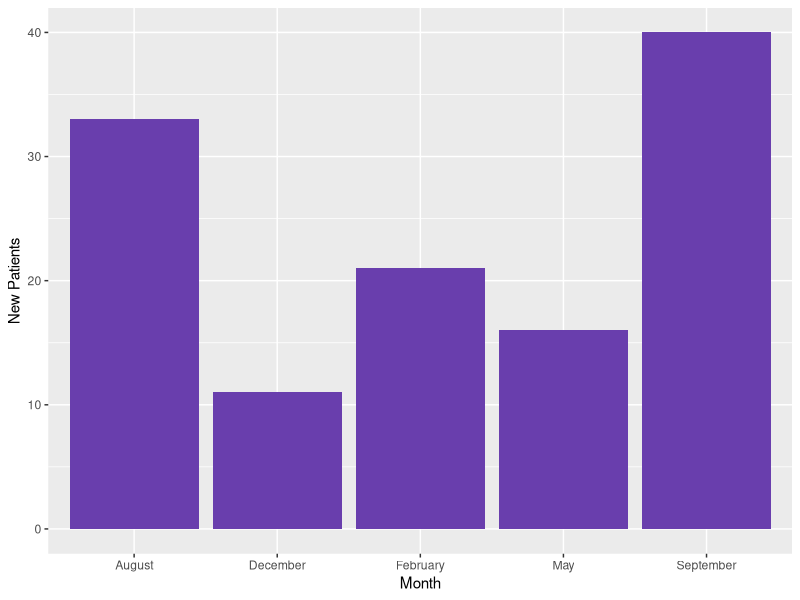
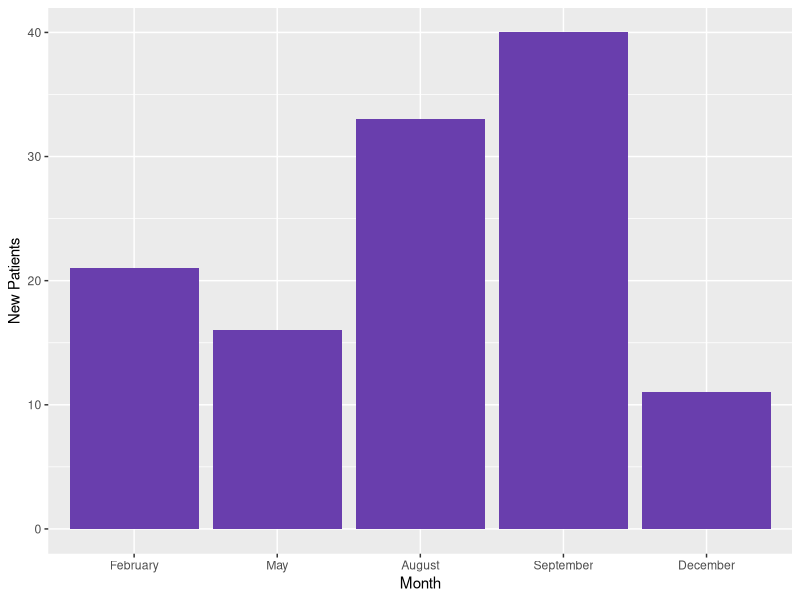
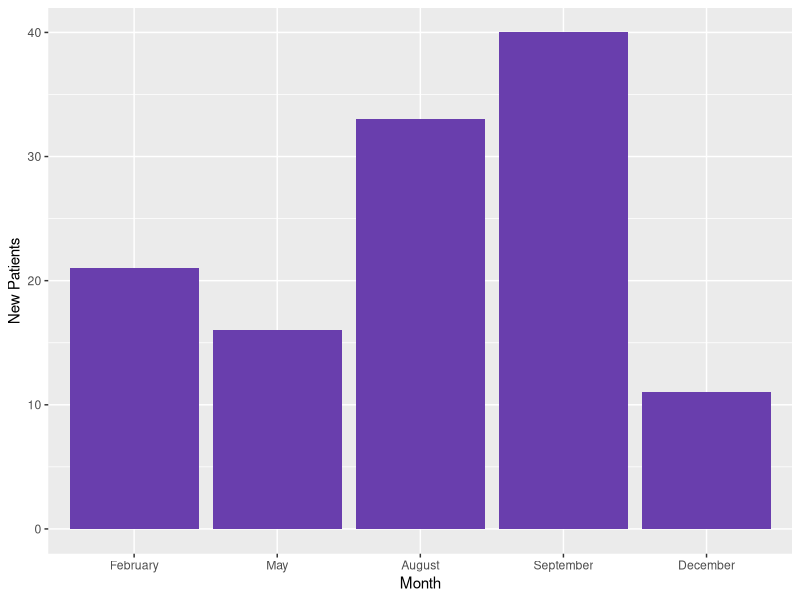
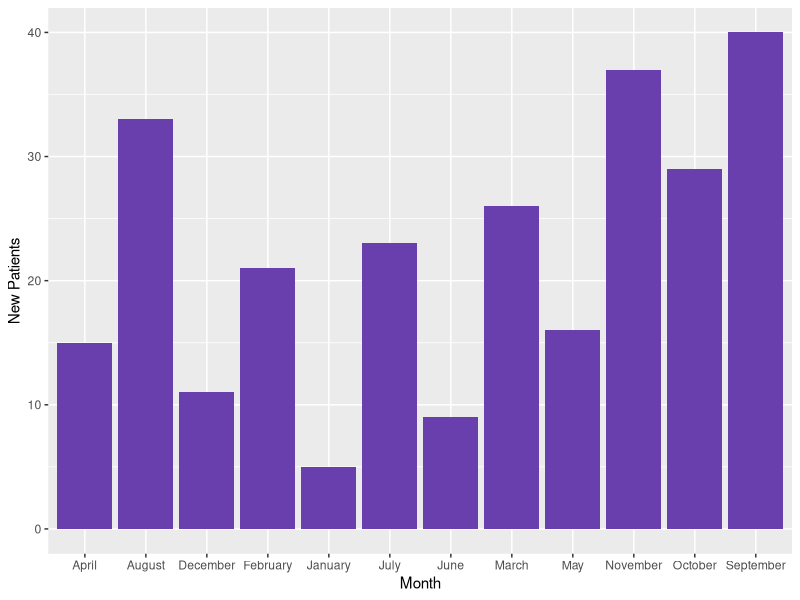
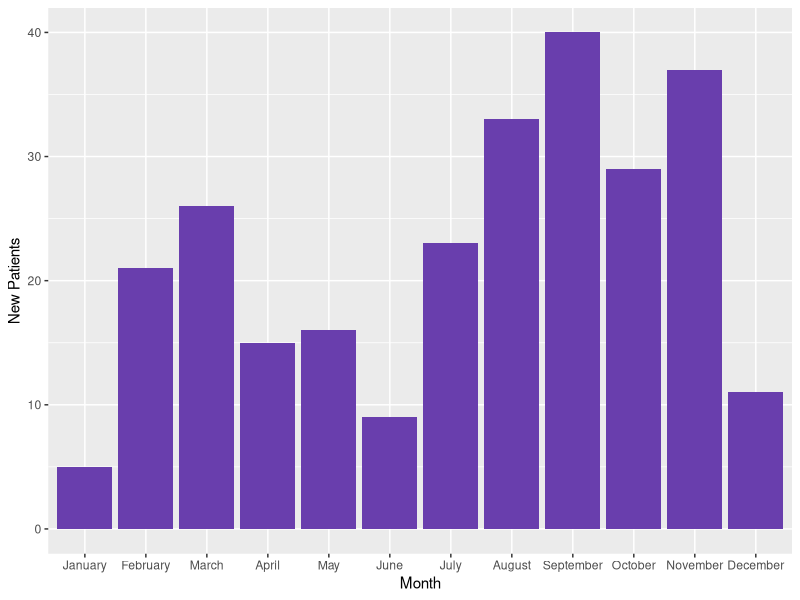
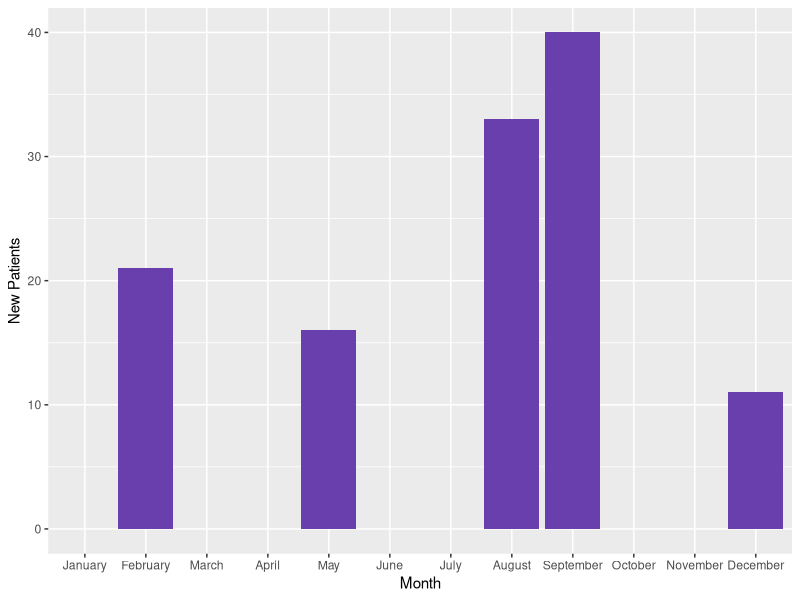

Source code (R) for these figures, in order:
#== Ordering Months: R Walkthrough ==#

# Loading in the appropriate libraries====
library(readr)
library(dplyr)
library(tidyr)
library(ggplot2)

# Loading the data into the environment====
Patients <- read_csv("data/Patients.csv")

#Let's look at the data set===
Patients

#We see that we have months here and a count for each of them. We decide we just want to make a simple bar chart of these counts.#

# Making a ggplot with the data "as-is"====
Patientgraph <- ggplot(Patients, aes(x = Month, y = `New Patients`)) +
  geom_bar(stat = "identity", fill = "#693ead")

# Let's view the graph===
Patientgraph

#The months are organized alphabetically. Ggplot does this automatically but we want this in chronological order.#

# We could fix this by manually setting the factors. To do this, we'd need to know the months we have in the dataset. This is done with the "unique" function===
unique(Patients$Month)

#It also helps to confirm the varibale type that you're dealing with. We want factors, not characters.#
class(Patients$Month)

#We can see the order is (feb, may, aug, sept, dec).#
#We can do this manually. Doing it this way is cumbersome though because the spelling has to be exact, (capitalization, spelling, etc.)#

# Let's make a new data set called "patients2" that has this change====
Patients2 <- Patients %>%
  mutate(Month = factor(Month, levels = c("February","May","August","September","December")))

# Let's plot it again now===
Patientgraph2 <- ggplot(Patients2, aes(x = Month, y = `New Patients`)) +
  geom_bar(stat = "identity", fill= "#693ead")

# Let's view the graph now===
Patientgraph2

#This is exactly what we're looking for! But there's a better way to do this without having to write it out manually.#
#We can use the "month.name" constant that comes with base R to help us with this. This will only work if our months are formatted in the same way and spelled correctly. If your months are abbreviated, you can use the "month.abb" constant instead, as long as the formatting of your months match.# 

# Let's look at the "month.name" constant first before using it====
month.name

#This returns a vector of 12 strings. Each month of the year. Because this is already programmed into base R, this will help us to avoid cumbersome coding. If you notice, the months here are ordered chronologically instead of alphabetically which is what we want.#

#We want R to compare the months that we have present in our dataset to the months within the "month.name" constant. We'd like for R to order it this way as well (chronologically). We can do so by subsetting out relevant months that are present within our "Months" column in our data set. We do this with the %in% operator.#

# We'll do this with a new dataset called "Patients3"====
Patients3 <- Patients %>%
  mutate(Month = factor(Month, levels = month.name[month.name %in% unique(Month)]))

# Let's plot it again ===
Patientgraph3 <- ggplot(Patients3, aes(x = Month, y = `New Patients`)) +
  geom_bar(stat = "identity", fill= "#693ead")

# And view it===
Patientgraph3 

#Perfect! This would come in handy and save us a bit of time when trying to reorder our months. The code above tells R to only use the months in the "month.name" constant that are already present within our data set. We do this by subsetting (use of the square brackets) This signals R to look inside the month.name constant and only pull out the months that we need.#

#So what if you have a dataset that has every month in it already? Technically, your code can be even simpler than this. Let's have a look.#

# We'll load in a new dataset that has the complete year of records (12 Months) in it and name it "Patients_complete" ====
Patients_complete <- read_csv("data/Patients_complete.csv")

# Let's look at the dataset we have now===
Patients_complete

#We can see all of the 12 months are accounted for, capitalized, and spelled correctly. Let's graph it.#

# Plotting Patients_complete====
Patientgraph4 <- ggplot(Patients_complete, aes(x = Month, y = `New Patients`)) +
  geom_bar(stat = "identity", fill= "#693ead")

# Let's view it===
Patientgraph4

#All of our months are present, but again, ggplot ordered them alphabetically. We fix this by factoring again, but this time, because we have every month present and accounted for we can shorten our code a bit.#

# Refactoring for "Patients_complete" and storing it in a new dataset called "Patients4"====
Patients4 <- Patients_complete %>%
  mutate(Month = factor(Month, levels = month.name))

# Let's plot it now===
Patientgraph5 <- ggplot(Patients4, aes(x = Month, y = `New Patients`)) +
  geom_bar(stat = "identity", fill= "#693ead")

# And view it===
Patientgraph5

#Perfect! You can definitely use that code instead if you know that all of your months will be presented in your data set and spelled, capitalized properly, however, I would caution against this if you have a dataset that might change. Using the first version of factoring protects your program from throwing an error if all the months are not present in your data.

#So finally, what if you have a dataset that doesn't have all the months, but you want to show all of the months anyway (i.e, show zeros for months with no counts?). Let's go back to our first dataset "Patients".#

#Previously, we saw that the "Patients" dataset was missing the months January, April, March, June, July, October, and November.#
#To get these months on to the graph we have to create them. They currently don't exist in the data set. We should still consider these months valid data points for this purpose, but only with a count of zero. We can do this while storing the result into a new dataset called "Patients_modified" with the following code.#

# Adding missing months to the Patients_modified set by turning month.name constant into a tibble, joining it to the exiting data frame and filling in the "New Patients variable with "0"====
Patients_modified <- left_join(tibble("Month" = month.name),Patients, by = "Month") 
Patients_modified <- Patients_modified %>%
  mutate(`New Patients` = ifelse(is.na(`New Patients`),0,`New Patients`)) %>%
  mutate(Month = factor(Month, levels = month.name))

# Let's plot it now===
Patientgraph6 <- ggplot(Patients_modified, aes(x = Month, y = `New Patients`)) +
  geom_bar(stat = "identity", fill= "#693ead") 

#And view it===
Patientgraph6